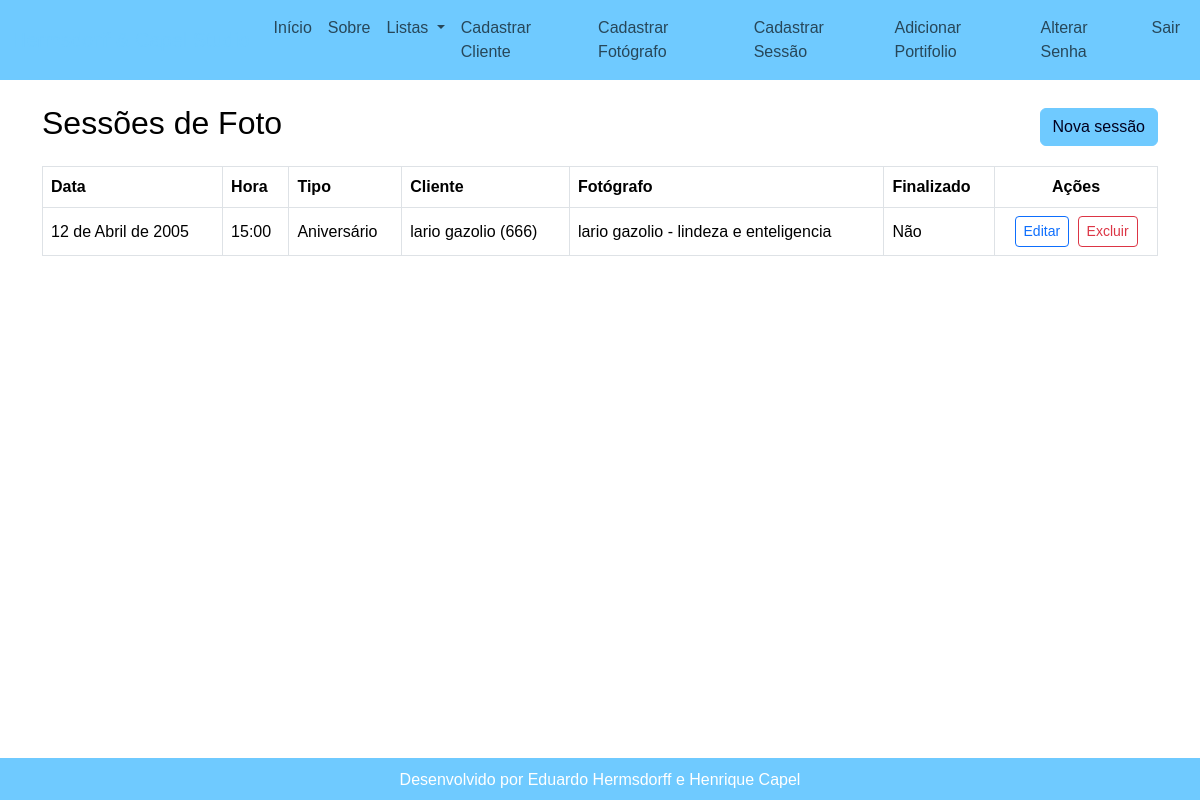
Page /listar/sessoes/ (signed in) on the committed database.
### paginas/models.py (models this page shows, shortened)
class Sessao(models.Model):
    data = models.DateField()
    horario = models.TimeField()
    tipo = models.CharField(max_length=50)
    duracao = models.PositiveIntegerField()
    valor = models.DecimalField(max_digits=7,decimal_places=2)
    finalizado = models.BooleanField(default=False)
    cliente = models.ForeignKey(Cliente, on_delete=models.PROTECT)
    fotografo = models.ForeignKey(Fotografo, on_delete=models.PROTECT)
    cadastrado_por = models.ForeignKey(User, on_delete=models.CASCADE)

class Cliente(models.Model):
    nome = models.CharField(max_length=100, null=True)
    telefone = models.CharField(max_length=20, null=True)
    user = models.ForeignKey(User, on_delete=models.CASCADE)
    def __str__(self):
        return f"{self.nome} ({self.telefone})"

class Fotografo(models.Model):
    nome = models.CharField(max_length=100, null=True)
    especialidade = models.CharField(max_length=100, null=True)
    telefone = models.CharField(max_length=20, null=True)
    foto_perfil = models.URLField(null=True, blank=True)
    user = models.OneToOneField(User, on_delete=models.CASCADE)
    def __str__(self):
        return f"{self.nome} - {self.especialidade}"

### paginas/views.py (the view)
# urls.py: path("listar/sessoes/", SessaoList.as_view(), name="listar-sessoes"),
class SessaoList(UserOwnedQuerysetMixin, ListView):
    model = Sessao
    template_name = "paginas/sessao_list.html"
    context_object_name = "objetos"

### paginas/views.py (called while the page is built)
    def get_queryset(self):
        qs = super().get_queryset()
        return qs.filter(**{self.owner_field: self.request.user})

### paginas/templates/paginas/sessao_list.html
{% extends "paginas/bootstrap.html" %}
{% block conteudo %}
<div class="d-flex justify-content-between align-items-center mb-3">
    <h2>Sessões de Foto</h2>
    <a href="{% url 'cadastrar-sessao' %}" class="btn btn-6fcaff">Nova sessão</a>
</div>
<div class="table-responsive">
    <table class="table table-bordered table-hover align-middle">
        <thead class="bg-6fcaff text-dark">
            <tr>
                <th>Data</th>
                <th>Hora</th>
                <th>Tipo</th>
                <th>Cliente</th>
                <th>Fotógrafo</th>
                <th>Finalizado</th>
                <th class="text-center">Ações</th>
            </tr>
        </thead>
        <tbody>
            {% for obj in objetos %}
            <tr>
                <td>{{ obj.data }}</td>
                <td>{{ obj.horario }}</td>
                <td>{{ obj.tipo }}</td>
                <td>{{ obj.cliente }}</td>
                <td>{{ obj.fotografo }}</td>
                <td>{{ obj.finalizado|yesno:"Sim,Não" }}</td>
                <td class="text-center">
                    <a href="{% url 'editar-sessao' obj.pk %}" class="btn btn-sm btn-outline-primary me-1">Editar</a>
                    <a href="{% url 'excluir-sessao' obj.pk %}" class="btn btn-sm btn-outline-danger">Excluir</a>
                </td>
            </tr>
            {% empty %}
            <tr>
                <td colspan="7" class="text-center alert alert-6fcaff">Nenhum registro</td>
            </tr>
            {% endfor %}
        </tbody>
    </table>
</div>
{% endblock %}

### static/css/estilo.css (style rules this page uses)
.bg-6fcaff { background-color: #6fcaff !important; }
.btn-6fcaff { background-color: #6fcaff !important; color: #02001f !important; border: 1px solid #6fcaff !important; }
body { background-color: white; font-family: Arial, sans-serif; color: black; }

### rows in the picture
Sessao: data "12 de Abril de 2005", horario "15:00", tipo "Aniversário", cliente "lario gazolio (666)", fotografo "lario gazolio - lindeza e enteligencia", finalizado "Não"
